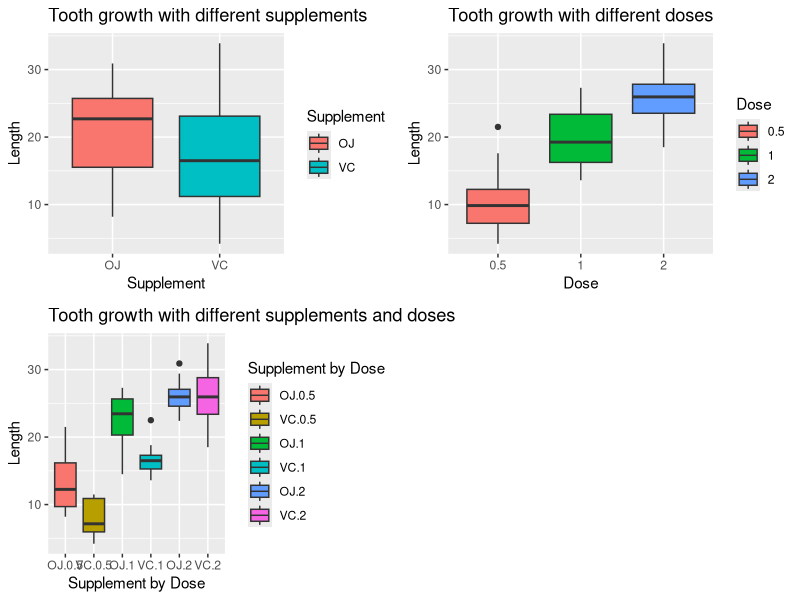

Recreate this plot in R.
# So in the given dataset we have data about 
# the response in the length of odontoblasts 
# (cells responsible for tooth growth) in 60 guinea pigs.
# Each animal received one of three dose levels of vitamin 
# C (0.5, 1, and 2 mg/day) by one of two delivery methods, 
# (orange juice or ascorbic acid (a form of vitamin C and coded as VC).
# For more information on the dataset visit: 
# https://stat.ethz.ch/R-manual/R-devel/library/datasets/html/ToothGrowth.html


data(ToothGrowth)
require(ggplot2)
require(gridExtra)

data=ToothGrowth

data$dose=as.factor(data$dose)

suppbydose = interaction(data$supp,data$dose)

p1 = ggplot(data,aes(y=len, x=supp, fill=supp))+geom_boxplot()+ guides(fill=guide_legend(title="Supplement"))
p1 = p1 + labs(x = "Supplement",y = "Length")
p1 = p1 + ggtitle("Tooth growth with different supplements")

p2 = ggplot(data,aes(y=len, x=dose, fill=dose))+geom_boxplot()+ guides(fill=guide_legend(title="Dose"))
p2 = p2 + labs(x = "Dose",y = "Length")
p2 = p2 + ggtitle("Tooth growth with different doses")

p3 = ggplot(data,aes(y=len, x=suppbydose, fill=suppbydose))+geom_boxplot()+ guides(fill=guide_legend(title="Supplement by Dose"))
p3 = p3 + labs(x = "Supplement by Dose",y = "Length")
p3 = p3 + ggtitle("Tooth growth with different supplements and doses")

# Loads all 3 plot but load them individually if you want
# better quality
grid.arrange(p1, p2, p3, ncol = 2)

# Summary of the data
summary(data)

#      len        supp     dose   
# Min.   : 4.20   OJ:30   0.5:20  
# 1st Qu.:13.07   VC:30   1  :20  
# Median :19.25           2  :20  
# Mean   :18.81                   
# 3rd Qu.:25.27                   
# Max.   :33.90     

# I am going to use t testing to analyze the data

# In order to do that I will breakdown our initial data
# by supplement and by dose so as to make a more in-depth
# analysis.

# Supplement type OJ and Dose level 0.5
doj0.5=subset(data,dose==.5 & supp=="OJ")

# Supplement type OJ and Dose level 1
doj1=subset(data,dose==1 & supp=="OJ")

# Supplement type OJ and Dose level 2
doj2=subset(data,dose==2 & supp=="OJ")

# Supplement type VC and Dose level 0.5
dvc0.5=subset(data,dose==.5 & supp=="VC")

# Supplement type VC and Dose level 1
dvc1=subset(data,dose==1 & supp=="VC")

# Supplement type vC and Dose level 2
dvc2=subset(data,dose==2 & supp=="VC")


# ========================Testing==================================

# All tests were performed at confidence level 0.95

# Test 1: Is there any statistically significant difference
# in growth between the two supplements with dose level 0.5

t.test(doj0.5$len,dvc0.5$len, conf.level=0.95)


# Test 2: Is there any statistically significant difference
# in growth between the two supplements with dose level 1

t.test(doj1$len,dvc1$len, conf.level=0.95)


# Test 3: Is there any statistically significant difference
# in growth between the two supplements with dose level 2

t.test(doj2$len,dvc2$len, conf.level=0.95)


# Test 4: Is there any statistically significant difference
# in growth between dose levels 0.5 and 1 for the supplement OJ

t.test(doj0.5$len,doj1$len, conf.level=0.95)


# Test 5: Is there any statistically significant difference
# in growth between dose levels 1 and 2 for the supplement OJ

t.test(doj1$len,doj2$len, conf.level=0.95)


# Test 6: Is there any statistically significant difference
# in growth between dose levels 0.5 and 1 for the supplement VC

t.test(dvc0.5$len,dvc1$len, conf.level=0.95)


# Test 7: Is there any statistically significant difference
# in growth between dose levels 1 and 2 for the supplement VC

t.test(dvc1$len,dvc2$len, conf.level=0.95)














